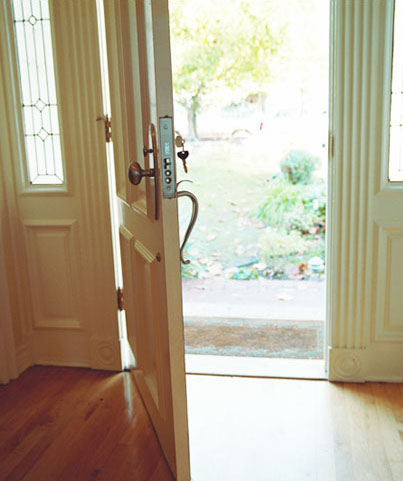
%> input picture matlab/Extraction Background/kapi.bmp, 403 x 481 px
$ octave runme_bc.m   (GNU Octave 9; MATLAB toolbox functions it lacks are replaced by stand-ins)
%> lines starting %> are read from the running program, lines starting %| are printed output that depends on the picture
% arkaplan ��kar�m i�lemi
rgb1 = imread('kapi.bmp');
%> rgb1 is the input picture: size 481x403x3 uint8; mean R, G, B 182.2, 171.6, 149.8
rgb2 = imread('kapi_biri.bmp');
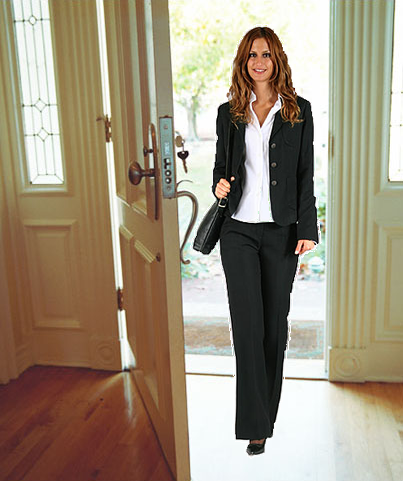
%> input picture matlab/Extraction Background/kapi_biri.bmp, 403 x 481 px
%> rgb2 is the input picture: size 481x403x3 uint8; mean R, G, B 157.4, 144.5, 123.7

pict1_R = rgb1(:, :, 1);
pict2_R = rgb2(:, :, 1);
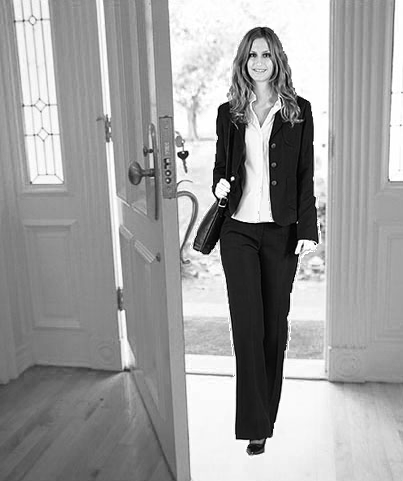
%> pict2_R: size 481x403 uint8; min 0, max 255, mean 157.4
pict1_G = rgb1(:, :, 2);
pict2_G = rgb2(:, :, 2);
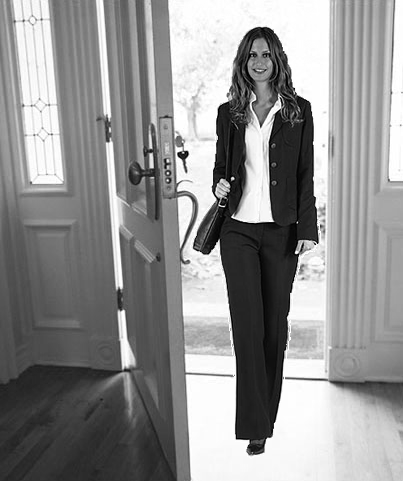
%> pict2_G: size 481x403 uint8; min 0, max 255, mean 144.5
pict1_B = rgb1(:, :, 3);
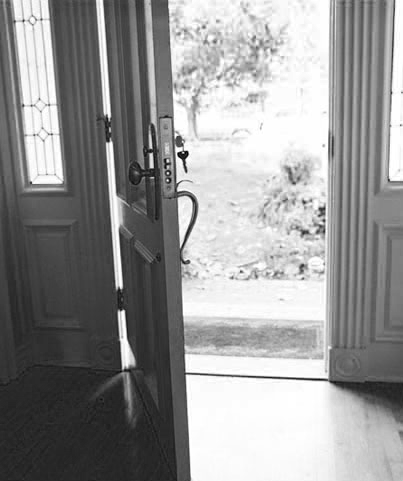
%> pict1_B: size 481x403 uint8; min 0, max 255, mean 149.8
pict2_B = rgb2(:, :, 3);
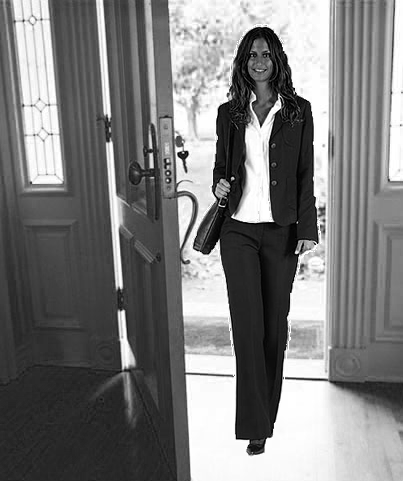
%> pict2_B: size 481x403 uint8; min 0, max 255, mean 123.7

sonuc_R = abs(pict1_R - pict2_R);
sonuc_G = abs(pict1_G - pict2_G);
sonuc_B = abs(pict1_B - pict2_B);

final = sonuc_R + sonuc_G + sonuc_B;
final = imfill(final,'holes');
[str stn]=size(final);
%> str = 481; stn = 403
for i=1:str
    for j=1:stn
        if final(i,j)==255
            final(i,j)=1;

        end
    end
end
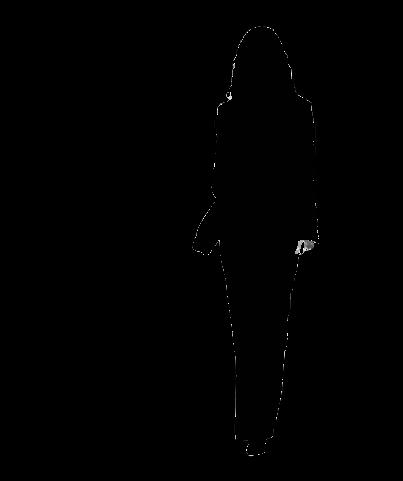
%> final: size 481x403 uint8; min 0, max 253, mean 0.6
img(:,:,1)=rgb2(:,:,1).*final;
img(:,:,2)=rgb2(:,:,2).*final;
img(:,:,3)=rgb2(:,:,3).*final;
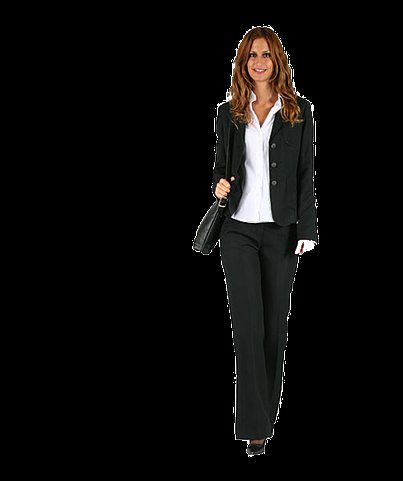
%> img: size 481x403x3 uint8; mean R, G, B 11.7, 10.7, 9.9

subplot(1, 3, 1), imshow(rgb2);
subplot(1, 3, 2), imshow(rgb1);
subplot(1, 3, 3), imshow(img);
